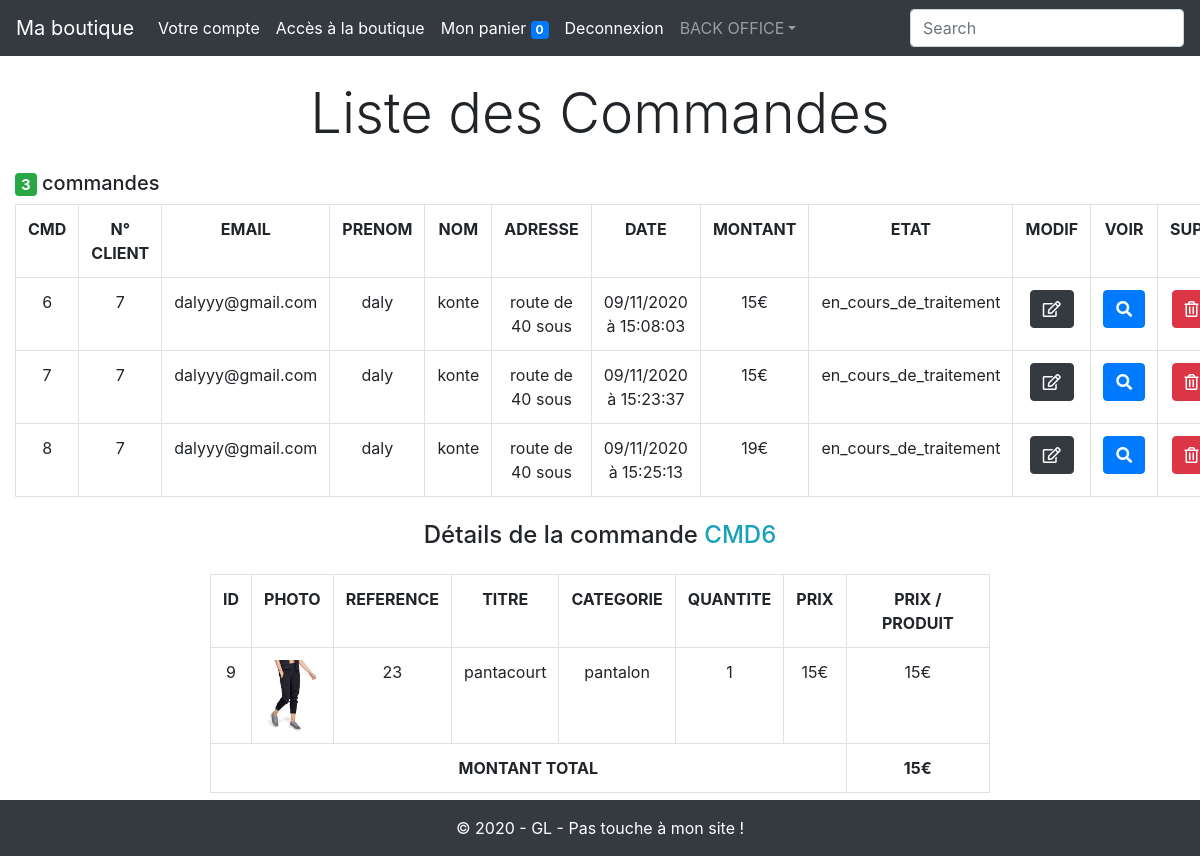
The page /admin/gestion_commande.php?action=details&id_commande=6 (signed in) on the database its author committed.
### tables this page shows
CREATE TABLE `commande` (
  `id_commande` int(11) NOT NULL,
  `membre_id` int(11) NOT NULL,
  `montant` int(11) NOT NULL,
  `date_enregistrement` datetime NOT NULL,
  `etat` enum('en_cours_de_traitement','envoye','livre') NOT NULL
);

CREATE TABLE `membre` (
  `id_membre` int(11) NOT NULL,
  `pseudo` varchar(20) NOT NULL,
  `mdp` varchar(60) NOT NULL,
  `nom` varchar(20) NOT NULL,
  `prenom` varchar(20) NOT NULL,
  `email` varchar(50) NOT NULL,
  `civilite` enum('homme','femme') NOT NULL,
  `ville` varchar(20) NOT NULL,
  `code_postal` int(5) UNSIGNED ZEROFILL NOT NULL,
  `adresse` text NOT NULL,
  `statut` int(1) NOT NULL
);

CREATE TABLE `details_commande` (
  `id_details_commande` int(11) NOT NULL,
  `commande_id` int(11) NOT NULL,
  `produit_id` int(11) NOT NULL,
  `quantite` int(5) NOT NULL,
  `prix` int(5) NOT NULL
);

CREATE TABLE `produit` (
  `id_produit` int(11) NOT NULL,
  `reference` varchar(20) NOT NULL,
  `categorie` varchar(20) NOT NULL,
  `titre` varchar(100) NOT NULL,
  `description` text NOT NULL,
  `couleur` varchar(20) NOT NULL,
  `taille` varchar(5) NOT NULL,
  `public` enum('homme','femme','mixte') NOT NULL,
  `photo` varchar(255) NOT NULL,
  `prix` int(5) NOT NULL,
  `stock` int(5) NOT NULL
);

### admin/gestion_commande.php (the view, shortened to what this page needs)
<?php
require_once('../inc/init.inc.php');
if(isset($_GET['action']) && $_GET['action'] == 'details')
{
    if(isset($_GET['id_commande']) && !empty($_GET['id_commande']))
    {
        $dCmd = $bdd->prepare("SELECT dc.produit_id AS ID, p.photo, p.reference, p.titre, p.categorie, dc.quantite, dc.prix FROM details_commande dc INNER JOIN produit p ON dc.produit_id = p.id_produit AND dc.commande_id = :id_commande");
        $dCmd->bindValue(':id_commande', $_GET['id_commande'], PDO::PARAM_INT);
        $dCmd->execute();
    }
    else
    {
        header('location: ' . URL . 'admin/gestion_commande.php');
    }
    $mt = $bdd->prepare("SELECT montant FROM commande WHERE id_commande = :id_commande");
    $mt->bindValue(':id_commande', $_GET['id_commande'], PDO::PARAM_INT);
    $mt->execute();
    $montant = $mt->fetch(PDO::FETCH_ASSOC);
}
require_once('../inc/header.inc.php');
require_once('../inc/nav.inc.php');
$r = $bdd->query("SELECT id_commande AS CMD, id_membre AS 'N° CLIENT', email, prenom, nom, adresse, DATE_FORMAT(date_enregistrement, '%d/%m/%Y à %H:%i:%s') AS DATE, montant, etat FROM membre INNER JOIN commande ON membre_id = id_membre");
?>
<h1 class="display-4 text-center my-4">Liste des Commandes</h1>
<?php
if($r->rowCount() == 1)
    $txt = 'commande';
else
    $txt = 'commandes';
?>
<h5><span class="badge badge-success"><?= $r->rowCount() ?></span> <?= $txt ?></h5>
<table class="table table-bordered text-center"><tr>
<?php for($i = 0; $i < $r->columnCount(); $i++):
      $c = $r->getColumnMeta($i);
?>
    <th><?= strtoupper($c['name']) ?></th>
<?php endfor; ?>
    <th>MODIF</th>
    <th>VOIR</th>
    <th>SUPP</th>
</tr>
<?php while($cmd = $r->fetch(PDO::FETCH_ASSOC)):
    ?>
    <tr>
    <?php foreach($cmd as $k => $v): ?>
        <?php if($k == 'montant'): ?>
            <td><?= $v ?>€</td>
        <?php else: ?>
            <td><?= $v ?></td>
        <?php endif; ?>
    <?php endforeach; ?>
        <td><a href="?action=modification&id_commande=<?= $cmd['CMD'] ?>" class="btn btn-dark"><i class='far fa-edit'></i></a></td>
        <td><a href="?action=details&id_commande=<?= $cmd['CMD'] ?>" class="btn btn-primary"><i class="fas fa-search"></i></a></td>
        <td><a href="?action=suppression&id_commande=<?= $cmd['CMD'] ?>" class="btn btn-danger"><i class='far fa-trash-alt'></i></a></td>
    </tr>
<?php endwhile; ?>
</table>
<?php if(isset($_GET['action']) && $_GET['action'] == 'details'): ?>
    <h4 class="text-center my-4">Détails de la commande <span class="text-info">CMD<?= $_GET['id_commande'] ?></span></h4>
    <table class="col-md-8 mx-auto table table-bordered text-center mb-5"><tr>
    <?php for($i = 0; $i < $dCmd->columnCount(); $i++):
        $c = $dCmd->getColumnMeta($i);
    ?>
        <th><?= strtoupper($c['name']) ?></th>
    <?php endfor; ?>
        <th>PRIX / PRODUIT</th>
    </tr>
    <?php while($p = $dCmd->fetch(PDO::FETCH_ASSOC)):
        ?>
        <tr>
        <?php foreach($p as $k => $v): ?>
            <?php if($k == 'photo'): ?>
                <td><img src="<?= $v ?>" alt="<?= $p['titre'] ?>" style="width: 50px;"></td>
            <?php else: ?>
                <?php if($k == 'prix'): ?>
                    <td><?= $v ?>€</td>
                <?php else: ?>
                    <td><?= $v ?></td>
                <?php endif; ?>
            <?php endif; ?>
        <?php endforeach; ?>
            <td><?= $p['quantite']*$p['prix'] ?>€</td>
        </tr>
    <?php endwhile; ?>
        <tr>
            <th colspan="7">MONTANT TOTAL</th>
            <th><?= $montant['montant'] ?>€</th>
        </tr>
    </table>
<?php endif; ?>
<?php
require_once('../inc/footer.inc.php');

### rows shown on the page
commande: id_commande "6", membre.id_membre "7", membre.email "dalyyy@gmail.com", membre.prenom "daly", membre.nom "konte", membre.adresse "route de 40 sous", v "09/11/2020 à 15:08:03", montant "15", etat "en_cours_de_traitement"
commande: id_commande "7", membre.id_membre "7", membre.email "dalyyy@gmail.com", membre.prenom "daly", membre.nom "konte", membre.adresse "route de 40 sous", v "09/11/2020 à 15:23:37", montant "15", etat "en_cours_de_traitement"
commande: id_commande "8", membre.id_membre "7", membre.email "dalyyy@gmail.com", membre.prenom "daly", membre.nom "konte", membre.adresse "route de 40 sous", v "09/11/2020 à 15:25:13", montant "19", etat "en_cours_de_traitement"
details_commande: produit "9", produit.titre (picture), produit.reference "23", produit.titre "pantacourt", produit.categorie "pantalon", quantite "1", prix "15", $p['quantite']*$p['prix'] "15"

### other values the page prints
$r->rowCount() "3"
$txt "commandes"
$c['name'] "CMD"
$c['name'] "N° CLIENT"
$c['name'] "EMAIL"
$c['name'] "PRENOM"
$c['name'] "NOM"
$c['name'] "ADRESSE"
$c['name'] "DATE"
$c['name'] "MONTANT"
$c['name'] "ETAT"
$_GET['id_commande'] "6"
$c['name'] "ID"
$c['name'] "PHOTO"
$c['name'] "REFERENCE"
